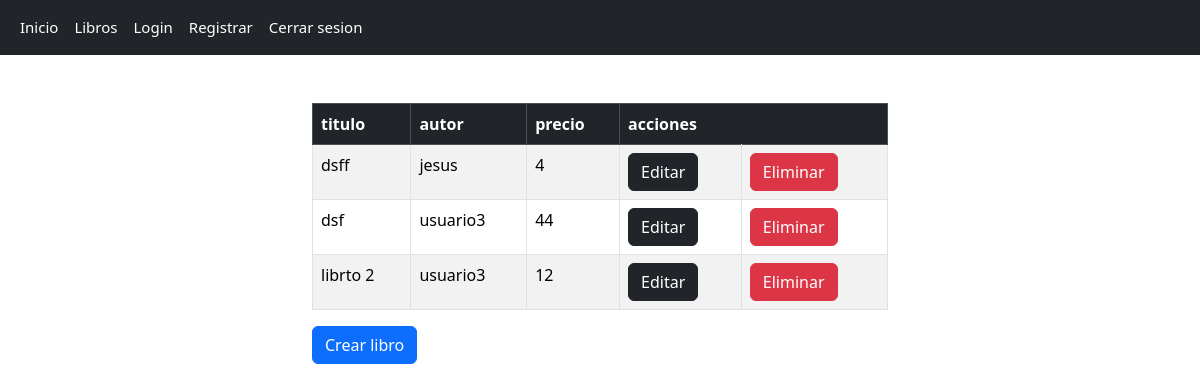
The page /books/ on the database its author committed.
### crud/models.py (models this page shows)
class Book(models.Model):
    titulo = models.CharField(max_length=200)
    autor = models.ForeignKey(User, on_delete=models.CASCADE, null=True, blank=True)
    precio= models.IntegerField()

### crud/views.py (the view)
# urls.py: path('books/', views.book_list, name='books'),
def book_list(request):
    books = Book.objects.filter()
    return render(request, 'book_list.html', {'books': books})

### crud/templates/book_list.html
{% extends 'base.html'%}
{% block content %}
<div class="container col-6 mt-5">
<table class="table table-striped table-bordered table-hover">
    <thead class="table-dark">
    <tr>
        <th>titulo</th>
        <th>autor</th>
        <th>precio</th>
        <th colspan="2">acciones</th>
    </tr>
</thead>
<tbody>
    {% for book in books %}
    <tr>
        <td>{{book.titulo}}</td>
        <td>{{book.autor}}</td>
        <td>{{book.precio}}</td>
        <td><a href="{% url 'update_book' book.id %}" class="btn btn-dark">Editar</a></td>
        <td><a href="{% url 'delete_book' book.id %}" class="btn btn-danger">Eliminar</a></td>
    </tr>
    {% endfor %}
</tbody>
</table>
<a href="{% url 'create_book' %}" class="btn btn-primary">Crear libro</a>
</div>
{% endblock %}

### rows shown on the page
Book: titulo "dsff", autor "jesus", precio "4"
Book: titulo "dsf", autor "usuario3", precio "44"
Book: titulo "librto 2", autor "usuario3", precio "12"
